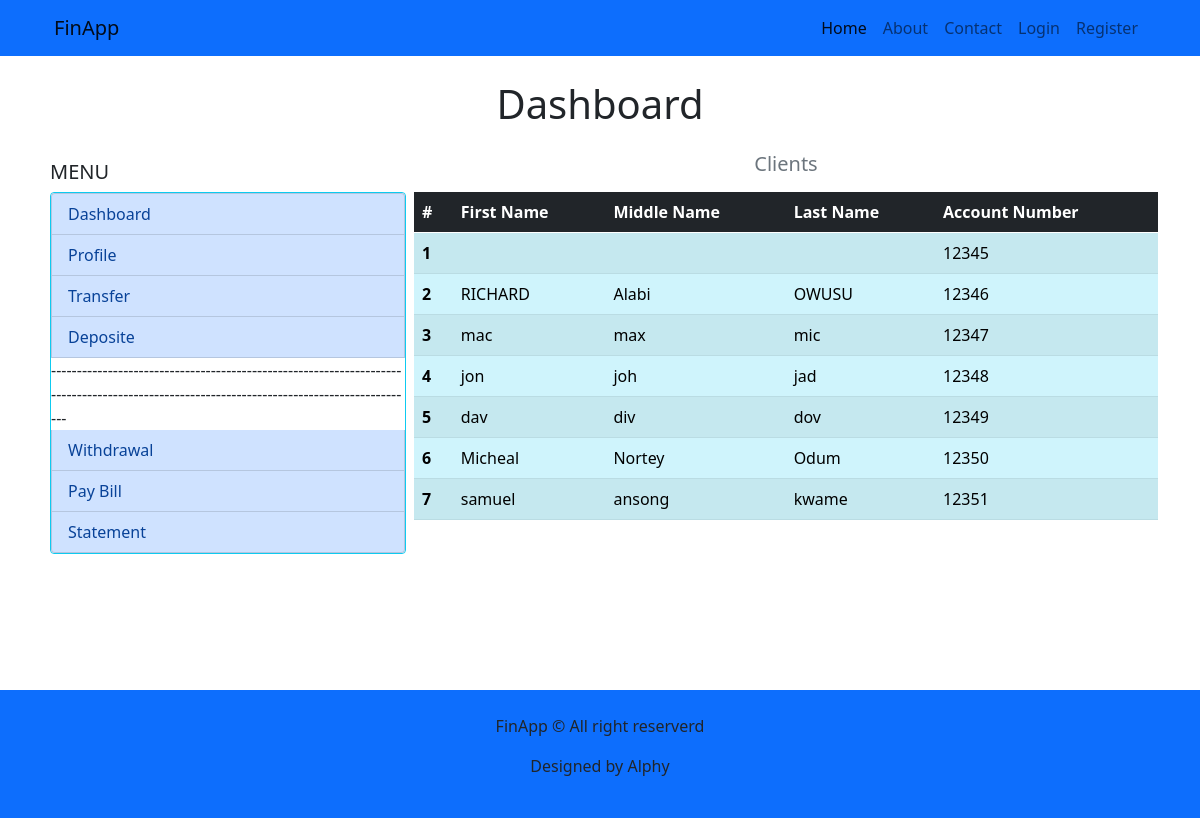
/clients/, run on the app's committed database.
### accounts/models.py (models this page shows)
class CustomUser(AbstractUser):
    middle_name = models.CharField(max_length=255, default='')
    birth_date = models.DateField(null=True, blank=True)
    currentBalance = models.DecimalField(max_digits=100, decimal_places=2,default=0.00)
    accType = models.ForeignKey(AccType, on_delete=models.PROTECT,null=True, blank=True)

### bank/views.py (the view)
# urls.py: path('clients/', views.clientsView, name='clients'),
def clientsView(request):
    clients = CustomUser.objects.all()
    context = {
        'clients': clients
    }
    return render(request, 'bank/clients.html', context)

### bank/templates/bank/clients.html (shortened to what this page needs)
{% extends "base/base.html" %}
{% block content %}
    <main class="container mb-5">
        <h1 class="text-center display-6 pt-4">Dashboard</h1>
        <div class="row">
            <div class="col-12 col-md-4 mt-md-2 mb-md-5 px-md-2 py-md-3">
                {% include "bank/menu.html" %}
            </div>
            <div class="col-12 col-md-8">
                <div class="row justify-content-between">
                    <h5 class="h5 text-center text-secondary my-3">Clients</h5>
                    <table class="table table-striped table-info table-hover">
                        <thead>
                            <tr class="">
                                <th scope="col" class="bg-dark text-white">#</th>
                                <th scope="col" class="bg-dark text-white">First Name</th>
                                <th scope="col" class="bg-dark text-white">Middle Name</th>
                                <th scope="col" class="bg-dark text-white">Last Name</th>
                                <th scope="col" class="bg-dark text-white">Account Number</th>
                            </tr>
                        </thead>
                        <tbody>
                            {% for client in clients  %}
                            <tr>
                                <th scope="col">{{ forloop.counter }}</th>
                                <td scope="col">{{ client.first_name }} </td>
                                <td scope="col">{{ client.middle_name }}</td>
                                <td scope="col">{{ client.last_name }}</td>
                                <td scope="col">{{ client.username }}</td>
                            </tr>
                            {% endfor %}
                        </tbody>
                    </table>
                </div>
            </div>
        </div>
    </main>
{% endblock content %}

### data on the page
CustomUser: username "12345"
CustomUser: first_name "RICHARD", middle_name "Alabi", last_name "OWUSU", username "12346"
CustomUser: first_name "mac", middle_name "max", last_name "mic", username "12347"
CustomUser: first_name "jon", middle_name "joh", last_name "jad", username "12348"
CustomUser: first_name "dav", middle_name "div", last_name "dov", username "12349"
CustomUser: first_name "Micheal", middle_name "Nortey", last_name "Odum", username "12350"
CustomUser: first_name "samuel", middle_name "ansong", last_name "kwame", username "12351"
